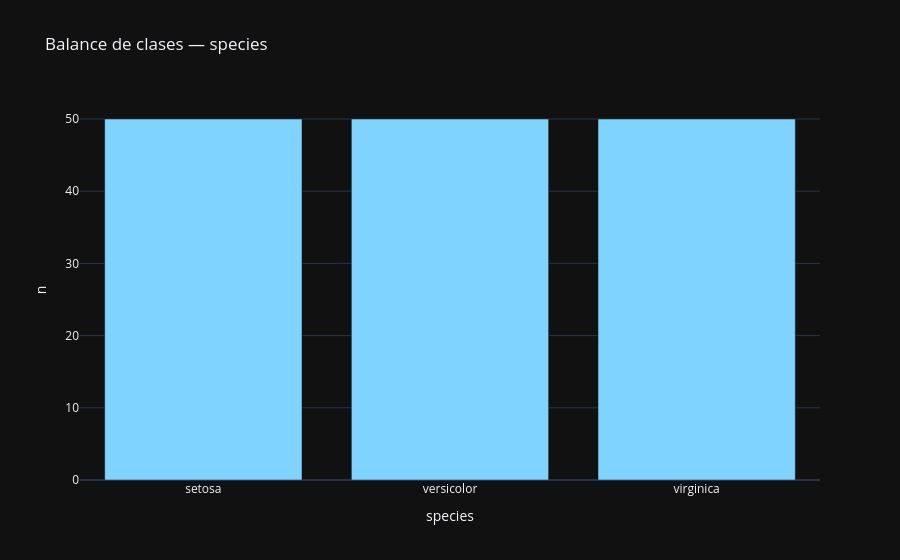

The cell this chart's notebook holds for it:
### Code cell
# 2.3 Variable objetivo
TARGET = "species"
if TARGET and TARGET in df.columns:
    if "clasificacion" == 'regresion':
        display(df[TARGET].describe().to_frame())
        px.histogram(df, x=TARGET, nbins=40, title=f'Distribución de {TARGET}').show()
    else:
        vc = df[TARGET].value_counts(dropna=False)
        display(pd.DataFrame({'n': vc, '%': (vc/len(df)*100).round(2)}))
        px.bar(x=vc.index.astype(str), y=vc.values, labels={'x': TARGET, 'y': 'n'},
               title=f'Balance de clases — {TARGET}').show()
        imb = vc.min()/vc.max()
        print(f'Ratio min/max de clases: {imb:.2f}' + ('  ⚠️ desbalanceado' if imb < 0.4 else ''))
else:
    print('Sin target supervisado en esta etapa.')

### Figure 1 — Plotly figure (JSON) as saved in the notebook; plotly's stock layout.template omitted (floating-point values rounded to 4 significant figures)
{"data": [{"hovertemplate": "species=%{x}<br>n=%{y}<extra></extra>", "legendgroup": "", "marker": {"color": "#7fd4ff", "pattern": {"shape": ""}}, "name": "", "orientation": "v", "showlegend": false, "textposition": "auto", "type": "bar", "x": ["setosa", "versicolor", "virginica"], "xaxis": "x", "y": [50, 50, 50], "yaxis": "y"}], "layout": {"barmode": "relative", "legend": {"tracegroupgap": 0}, "title": {"text": "Balance de clases — species"}, "xaxis": {"anchor": "y", "domain": [0.0, 1.0], "title": {"text": "species"}}, "yaxis": {"anchor": "x", "domain": [0.0, 1.0], "title": {"text": "n"}}}}
